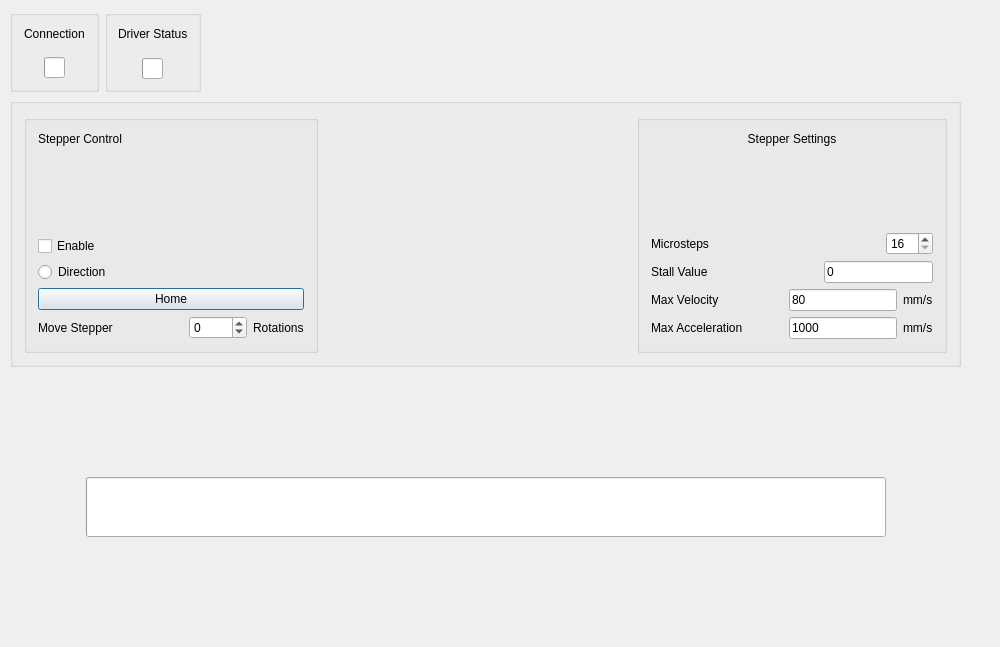
<?xml version="1.0" encoding="UTF-8"?>
<ui version="4.0">
 <class>Dialog</class>
 <widget class="QDialog" name="Dialog">
  <property name="geometry">
   <rect>
    <x>0</x>
    <y>0</y>
    <width>1000</width>
    <height>647</height>
   </rect>
  </property>
  <property name="sizePolicy">
   <sizepolicy hsizetype="MinimumExpanding" vsizetype="MinimumExpanding">
    <horstretch>0</horstretch>
    <verstretch>0</verstretch>
   </sizepolicy>
  </property>
  <property name="minimumSize">
   <size>
    <width>1000</width>
    <height>600</height>
   </size>
  </property>
  <property name="windowTitle">
   <string>Dialog</string>
  </property>
  <widget class="QWidget" name="verticalLayoutWidget">
   <property name="geometry">
    <rect>
     <x>10</x>
     <y>10</y>
     <width>951</width>
     <height>631</height>
    </rect>
   </property>
   <layout class="QVBoxLayout" name="verticalLayout">
    <property name="leftMargin">
     <number>0</number>
    </property>
    <property name="topMargin">
     <number>0</number>
    </property>
    <property name="rightMargin">
     <number>0</number>
    </property>
    <property name="bottomMargin">
     <number>0</number>
    </property>
    <item>
     <layout class="QVBoxLayout" name="verticalLayout_3"/>
    </item>
    <item>
     <layout class="QHBoxLayout" name="horizontalLayout">
      <item>
       <widget class="QGroupBox" name="groupBox">
        <layout class="QVBoxLayout" name="verticalLayout_4">
         <item>
          <layout class="QHBoxLayout" name="horizontalLayout_3">
           <item>
            <widget class="QLabel" name="Connection_label">
             <property name="text">
              <string>Connection</string>
             </property>
            </widget>
           </item>
          </layout>
         </item>
         <item>
          <spacer name="verticalSpacer_5">
           <property name="orientation">
            <enum>Qt::Vertical</enum>
           </property>
           <property name="sizeType">
            <enum>QSizePolicy::Maximum</enum>
           </property>
           <property name="sizeHint" stdset="0">
            <size>
             <width>17</width>
             <height>10</height>
            </size>
           </property>
          </spacer>
         </item>
         <item>
          <layout class="QHBoxLayout" name="horizontalLayout_9">
           <item>
            <widget class="QProgressBar" name="connection_Light">
             <property name="sizePolicy">
              <sizepolicy hsizetype="Fixed" vsizetype="Fixed">
               <horstretch>0</horstretch>
               <verstretch>0</verstretch>
              </sizepolicy>
             </property>
             <property name="minimumSize">
              <size>
               <width>21</width>
               <height>21</height>
              </size>
             </property>
             <property name="maximumSize">
              <size>
               <width>21</width>
               <height>21</height>
              </size>
             </property>
             <property name="maximum">
              <number>1</number>
             </property>
             <property name="value">
              <number>0</number>
             </property>
             <property name="textVisible">
              <bool>false</bool>
             </property>
            </widget>
           </item>
          </layout>
         </item>
        </layout>
       </widget>
      </item>
      <item>
       <widget class="QGroupBox" name="groupBox_2">
        <layout class="QVBoxLayout" name="verticalLayout_13">
         <property name="leftMargin">
          <number>10</number>
         </property>
         <property name="topMargin">
          <number>10</number>
         </property>
         <property name="rightMargin">
          <number>10</number>
         </property>
         <property name="bottomMargin">
          <number>10</number>
         </property>
         <item>
          <layout class="QHBoxLayout" name="horizontalLayout_14">
           <item>
            <widget class="QLabel" name="Connection_label_2">
             <property name="text">
              <string>Driver Status</string>
             </property>
            </widget>
           </item>
          </layout>
         </item>
         <item>
          <spacer name="verticalSpacer_6">
           <property name="orientation">
            <enum>Qt::Vertical</enum>
           </property>
           <property name="sizeType">
            <enum>QSizePolicy::Maximum</enum>
           </property>
           <property name="sizeHint" stdset="0">
            <size>
             <width>17</width>
             <height>10</height>
            </size>
           </property>
          </spacer>
         </item>
         <item>
          <layout class="QHBoxLayout" name="horizontalLayout_15">
           <item>
            <widget class="QProgressBar" name="driver_stat">
             <property name="sizePolicy">
              <sizepolicy hsizetype="Fixed" vsizetype="Fixed">
               <horstretch>0</horstretch>
               <verstretch>0</verstretch>
              </sizepolicy>
             </property>
             <property name="minimumSize">
              <size>
               <width>21</width>
               <height>21</height>
              </size>
             </property>
             <property name="maximumSize">
              <size>
               <width>21</width>
               <height>21</height>
              </size>
             </property>
             <property name="maximum">
              <number>1</number>
             </property>
             <property name="value">
              <number>0</number>
             </property>
             <property name="textVisible">
              <bool>false</bool>
             </property>
            </widget>
           </item>
          </layout>
         </item>
        </layout>
       </widget>
      </item>
      <item>
       <spacer name="horizontalSpacer">
        <property name="orientation">
         <enum>Qt::Horizontal</enum>
        </property>
        <property name="sizeHint" stdset="0">
         <size>
          <width>40</width>
          <height>20</height>
         </size>
        </property>
       </spacer>
      </item>
     </layout>
    </item>
    <item>
     <widget class="QGroupBox" name="verticalGroupBox_2">
      <layout class="QVBoxLayout" name="verticalLayout_2">
       <item>
        <layout class="QHBoxLayout" name="horizontalLayout_4">
         <item>
          <widget class="QGroupBox" name="verticalGroupBox_7">
           <layout class="QVBoxLayout" name="verticalLayout_8">
            <item>
             <widget class="QLabel" name="label_4">
              <property name="text">
               <string>Stepper Control</string>
              </property>
             </widget>
            </item>
            <item>
             <spacer name="verticalSpacer_4">
              <property name="orientation">
               <enum>Qt::Vertical</enum>
              </property>
              <property name="sizeHint" stdset="0">
               <size>
                <width>20</width>
                <height>40</height>
               </size>
              </property>
             </spacer>
            </item>
            <item>
             <spacer name="horizontalSpacer_9">
              <property name="orientation">
               <enum>Qt::Horizontal</enum>
              </property>
              <property name="sizeHint" stdset="0">
               <size>
                <width>40</width>
                <height>20</height>
               </size>
              </property>
             </spacer>
            </item>
            <item>
             <widget class="QCheckBox" name="En_state">
              <property name="text">
               <string>Enable</string>
              </property>
             </widget>
            </item>
            <item>
             <widget class="QRadioButton" name="dir">
              <property name="text">
               <string>Direction</string>
              </property>
             </widget>
            </item>
            <item>
             <layout class="QVBoxLayout" name="verticalLayout_6">
              <item>
               <widget class="QPushButton" name="home">
                <property name="text">
                 <string>Home</string>
                </property>
               </widget>
              </item>
             </layout>
            </item>
            <item>
             <layout class="QHBoxLayout" name="horizontalLayout_5">
              <item>
               <widget class="QLabel" name="label">
                <property name="text">
                 <string>Move Stepper</string>
                </property>
               </widget>
              </item>
              <item>
               <spacer name="horizontalSpacer_2">
                <property name="orientation">
                 <enum>Qt::Horizontal</enum>
                </property>
                <property name="sizeHint" stdset="0">
                 <size>
                  <width>40</width>
                  <height>20</height>
                 </size>
                </property>
               </spacer>
              </item>
              <item>
               <widget class="QSpinBox" name="bumpFullstep">
                <property name="minimum">
                 <number>-1000</number>
                </property>
                <property name="maximum">
                 <number>1000</number>
                </property>
               </widget>
              </item>
              <item>
               <widget class="QLabel" name="label_2">
                <property name="text">
                 <string>Rotations</string>
                </property>
               </widget>
              </item>
             </layout>
            </item>
           </layout>
          </widget>
         </item>
         <item>
          <spacer name="verticalSpacer_3">
           <property name="orientation">
            <enum>Qt::Vertical</enum>
           </property>
           <property name="sizeHint" stdset="0">
            <size>
             <width>20</width>
             <height>40</height>
            </size>
           </property>
          </spacer>
         </item>
         <item>
          <spacer name="horizontalSpacer_19">
           <property name="orientation">
            <enum>Qt::Horizontal</enum>
           </property>
           <property name="sizeHint" stdset="0">
            <size>
             <width>40</width>
             <height>20</height>
            </size>
           </property>
          </spacer>
         </item>
         <item>
          <widget class="QGroupBox" name="verticalGroupBox_9">
           <layout class="QVBoxLayout" name="verticalLayout_10">
            <property name="sizeConstraint">
             <enum>QLayout::SetDefaultConstraint</enum>
            </property>
            <item>
             <widget class="QLabel" name="label_5">
              <property name="text">
               <string>Stepper Settings</string>
              </property>
              <property name="alignment">
               <set>Qt::AlignHCenter|Qt::AlignTop</set>
              </property>
             </widget>
            </item>
            <item>
             <spacer name="horizontalSpacer_18">
              <property name="orientation">
               <enum>Qt::Horizontal</enum>
              </property>
              <property name="sizeHint" stdset="0">
               <size>
                <width>40</width>
                <height>20</height>
               </size>
              </property>
             </spacer>
            </item>
            <item>
             <layout class="QHBoxLayout" name="horizontalLayout_10">
              <item>
               <layout class="QVBoxLayout" name="verticalLayout_11">
                <item>
                 <layout class="QHBoxLayout" name="horizontalLayout_6">
                  <item>
                   <widget class="QLabel" name="label_7">
                    <property name="text">
                     <string>Microsteps</string>
                    </property>
                   </widget>
                  </item>
                  <item>
                   <spacer name="horizontalSpacer_11">
                    <property name="orientation">
                     <enum>Qt::Horizontal</enum>
                    </property>
                    <property name="sizeHint" stdset="0">
                     <size>
                      <width>40</width>
                      <height>20</height>
                     </size>
                    </property>
                   </spacer>
                  </item>
                  <item>
                   <widget class="QSpinBox" name="spinBox">
                    <property name="readOnly">
                     <bool>false</bool>
                    </property>
                    <property name="keyboardTracking">
                     <bool>true</bool>
                    </property>
                    <property name="minimum">
                     <number>16</number>
                    </property>
                    <property name="maximum">
                     <number>256</number>
                    </property>
                    <property name="singleStep">
                     <number>16</number>
                    </property>
                   </widget>
                  </item>
                 </layout>
                </item>
                <item>
                 <layout class="QHBoxLayout" name="horizontalLayout_13">
                  <item>
                   <widget class="QLabel" name="label_12">
                    <property name="text">
                     <string>Stall Value</string>
                    </property>
                   </widget>
                  </item>
                  <item>
                   <spacer name="horizontalSpacer_20">
                    <property name="orientation">
                     <enum>Qt::Horizontal</enum>
                    </property>
                    <property name="sizeHint" stdset="0">
                     <size>
                      <width>40</width>
                      <height>20</height>
                     </size>
                    </property>
                   </spacer>
                  </item>
                  <item>
                   <widget class="QLineEdit" name="stall">
                    <property name="text">
                     <string>0</string>
                    </property>
                   </widget>
                  </item>
                 </layout>
                </item>
                <item>
                 <layout class="QHBoxLayout" name="horizontalLayout_12">
                  <item>
                   <widget class="QLabel" name="label_10">
                    <property name="text">
                     <string>Max Velocity</string>
                    </property>
                   </widget>
                  </item>
                  <item>
                   <spacer name="horizontalSpacer_17">
                    <property name="orientation">
                     <enum>Qt::Horizontal</enum>
                    </property>
                    <property name="sizeHint" stdset="0">
                     <size>
                      <width>40</width>
                      <height>20</height>
                     </size>
                    </property>
                   </spacer>
                  </item>
                  <item>
                   <widget class="QLineEdit" name="velocity">
                    <property name="text">
                     <string>80</string>
                    </property>
                   </widget>
                  </item>
                  <item>
                   <widget class="QLabel" name="label_11">
                    <property name="text">
                     <string>mm/s</string>
                    </property>
                   </widget>
                  </item>
                 </layout>
                </item>
                <item>
                 <layout class="QHBoxLayout" name="horizontalLayout_7">
                  <item>
                   <widget class="QLabel" name="label_8">
                    <property name="text">
                     <string>Max Acceleration</string>
                    </property>
                   </widget>
                  </item>
                  <item>
                   <spacer name="horizontalSpacer_12">
                    <property name="orientation">
                     <enum>Qt::Horizontal</enum>
                    </property>
                    <property name="sizeHint" stdset="0">
                     <size>
                      <width>40</width>
                      <height>20</height>
                     </size>
                    </property>
                   </spacer>
                  </item>
                  <item>
                   <widget class="QLineEdit" name="acceleration">
                    <property name="text">
                     <string>1000</string>
                    </property>
                   </widget>
                  </item>
                  <item>
                   <widget class="QLabel" name="label_9">
                    <property name="text">
                     <string>mm/s</string>
                    </property>
                   </widget>
                  </item>
                 </layout>
                </item>
               </layout>
              </item>
             </layout>
            </item>
           </layout>
          </widget>
         </item>
        </layout>
       </item>
      </layout>
     </widget>
    </item>
    <item>
     <layout class="QHBoxLayout" name="horizontalLayout_2">
      <item>
       <layout class="QVBoxLayout" name="verticalLayout_12">
        <item>
         <spacer name="verticalSpacer_2">
          <property name="orientation">
           <enum>Qt::Vertical</enum>
          </property>
          <property name="sizeHint" stdset="0">
           <size>
            <width>20</width>
            <height>40</height>
           </size>
          </property>
         </spacer>
        </item>
        <item>
         <layout class="QHBoxLayout" name="horizontalLayout_8">
          <item>
           <spacer name="horizontalSpacer_14">
            <property name="orientation">
             <enum>Qt::Horizontal</enum>
            </property>
            <property name="sizeHint" stdset="0">
             <size>
              <width>40</width>
              <height>20</height>
             </size>
            </property>
           </spacer>
          </item>
          <item>
           <widget class="QProgressBar" name="Pos">
            <property name="sizePolicy">
             <sizepolicy hsizetype="Expanding" vsizetype="Fixed">
              <horstretch>0</horstretch>
              <verstretch>0</verstretch>
             </sizepolicy>
            </property>
            <property name="minimumSize">
             <size>
              <width>800</width>
              <height>60</height>
             </size>
            </property>
            <property name="value">
             <number>0</number>
            </property>
            <property name="textVisible">
             <bool>false</bool>
            </property>
            <property name="invertedAppearance">
             <bool>false</bool>
            </property>
           </widget>
          </item>
          <item>
           <spacer name="horizontalSpacer_13">
            <property name="orientation">
             <enum>Qt::Horizontal</enum>
            </property>
            <property name="sizeHint" stdset="0">
             <size>
              <width>40</width>
              <height>20</height>
             </size>
            </property>
           </spacer>
          </item>
         </layout>
        </item>
        <item>
         <spacer name="verticalSpacer">
          <property name="orientation">
           <enum>Qt::Vertical</enum>
          </property>
          <property name="sizeHint" stdset="0">
           <size>
            <width>20</width>
            <height>40</height>
           </size>
          </property>
         </spacer>
        </item>
       </layout>
      </item>
     </layout>
    </item>
   </layout>
  </widget>
 </widget>
 <layoutdefault spacing="6" margin="11"/>
 <resources/>
 <connections/>
</ui>
